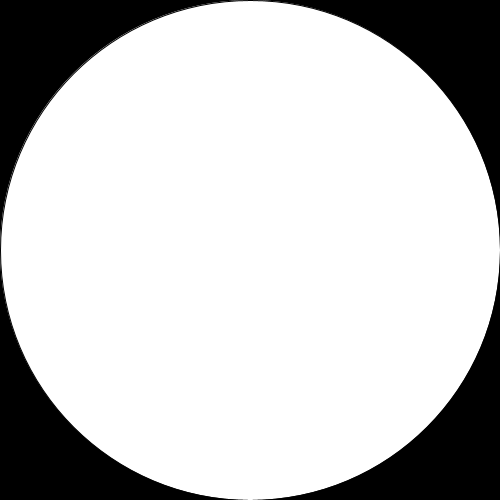
Frame 1 (no input)
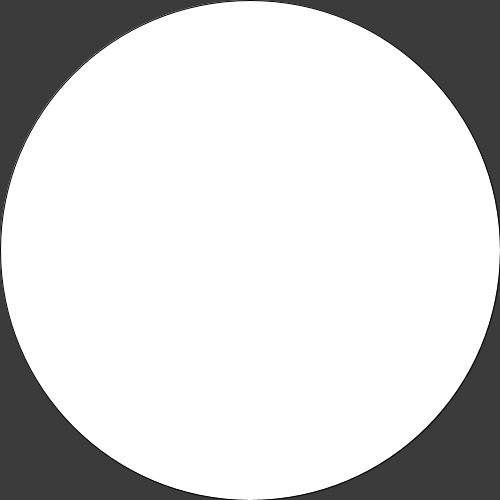
Frame 60 (the mouse pressed at the canvas centre just before this capture)
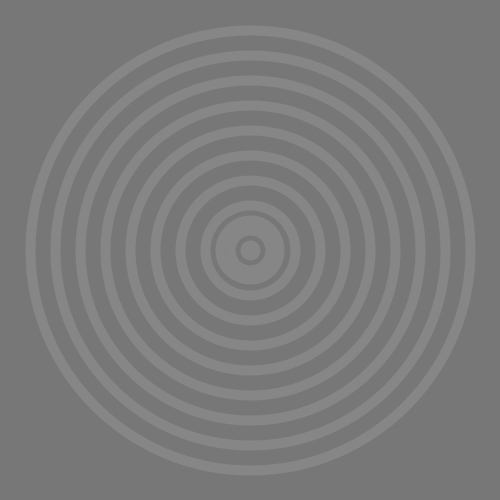
Frame 120 (the mouse held since frame 60 and released just before this capture)

The Processing sketch that drew these frames (run headless with seeded random() and noise(); from frame 60 on, the mouse is pressed at the canvas centre):

// Processing sketch: processing_136273
// ── processing_136273.pde

int bg=0;
int bgx=1;
 
int circleX=0;
int circleY=0;
 
 
void setup() {
  size(500, 500);
  frameRate(120);
}
 
void draw() {
  background(bg);
  bg=bg+bgx;
  if (bg>=255) {
    bgx=-1;
  }
  else if (bg<=0) {
    bgx=1;
  }
 
 int strokecolor=255-(bg+bgx);
 
  if (mousePressed) {
    noFill();
    stroke(strokecolor);
    strokeWeight(10);
     
    ellipse(250, 250, circleX, circleY);
    circleX=circleX+1;
    circleY=circleY+1;
  }
  else   {
    if(circleX>0){
    circleX=circleX-1;
    circleY=circleY-1;
}
  }
  ellipse(250,250,circleX-50,circleY-50);
  ellipse(250,250,circleX-100,circleY-100);
  ellipse(250,250,circleX-150,circleY-150);
  ellipse(250,250,circleX-200,circleY-200);
  ellipse(250,250,circleX-250,circleY-250);
  ellipse(250,250,circleX-300,circleY-300);
  ellipse(250,250,circleX-350,circleY-350);
  ellipse(250,250,circleX-400,circleY-400);
  ellipse(250,250,circleX-450,circleY-450);
  ellipse(250,250,circleX-500,circleY-500);
}
